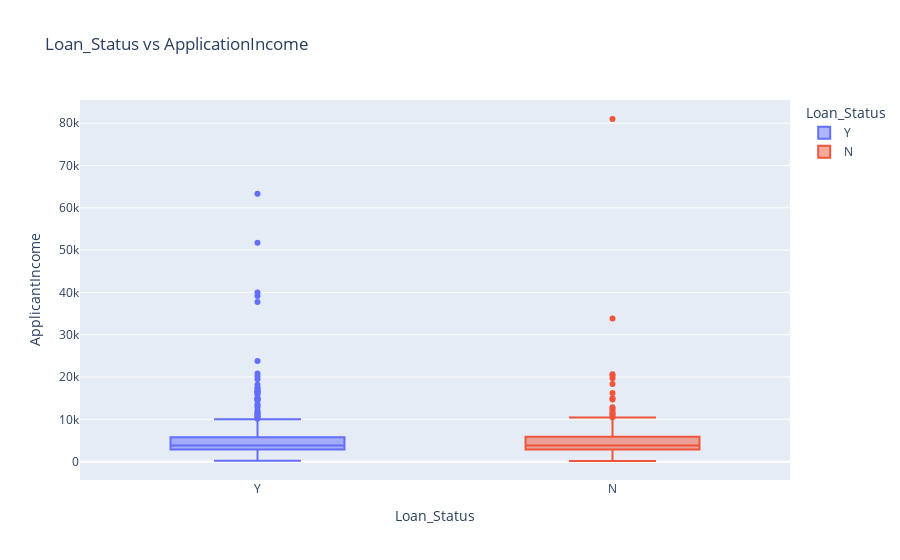

The notebook cell this image was saved under:
### Code cell
# relationship between the income of loan applicant and the loan
fig_income = px.box(df, x='Loan_Status',
                    y='ApplicantIncome',
                    color='Loan_Status',
                    title='Loan_Status vs ApplicationIncome')
fig_income.show()

### Figure 1 — Plotly figure (JSON) as saved in the notebook; plotly's stock layout.template omitted (floating-point values rounded to 4 significant figures; data arrays with more than 128 entries replaced by an {"elided": "..."} marker saying what was removed)
{"data": [{"alignmentgroup": "True", "hovertemplate": "Loan_Status=%{x}<br>ApplicantIncome=%{y}<extra></extra>", "legendgroup": "Y", "marker": {"color": "#636efa"}, "name": "Y", "notched": false, "offsetgroup": "Y", "orientation": "v", "showlegend": true, "type": "box", "x": {"elided": "422 str values"}, "x0": " ", "xaxis": "x", "y": {"elided": "422 int values"}, "y0": " ", "yaxis": "y"}, {"alignmentgroup": "True", "hovertemplate": "Loan_Status=%{x}<br>ApplicantIncome=%{y}<extra></extra>", "legendgroup": "N", "marker": {"color": "#EF553B"}, "name": "N", "notched": false, "offsetgroup": "N", "orientation": "v", "showlegend": true, "type": "box", "x": {"elided": "192 str values"}, "x0": " ", "xaxis": "x", "y": {"elided": "192 int values"}, "y0": " ", "yaxis": "y"}], "layout": {"autosize": true, "boxmode": "overlay", "legend": {"title": {"text": "Loan_Status"}, "tracegroupgap": 0}, "title": {"text": "Loan_Status vs ApplicationIncome"}, "xaxis": {"anchor": "y", "autorange": true, "categoryarray": ["Y", "N"], "categoryorder": "array", "domain": [0, 1], "range": [-0.5, 1.5], "title": {"text": "Loan_Status"}, "type": "category"}, "yaxis": {"anchor": "x", "autorange": true, "domain": [0, 1], "range": [-4342.0, 85490.0], "title": {"text": "ApplicantIncome"}, "type": "linear"}}}
